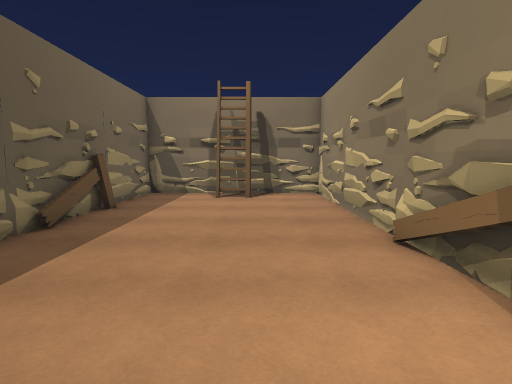
view 1 (above)

17 first-person views from a walk through a scene from a Unity 3-D project. The camera is 1.5 m above the floor, tilts 6° down and sees 80° across. The floor is counted in squares, 1 m on a side. Each view is taken from the middle of a square. On the plan, view 1 faces up. The plan holds only what a view shows up to about 15 squares ahead; the rest is blank.

view 2
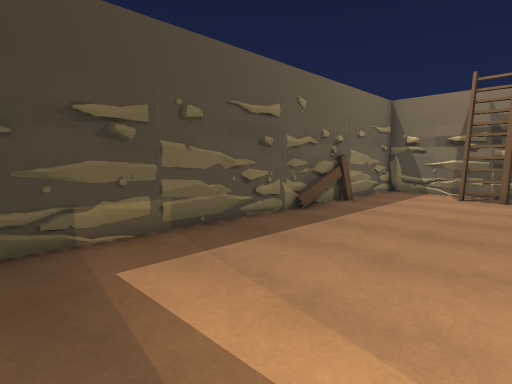

view 3
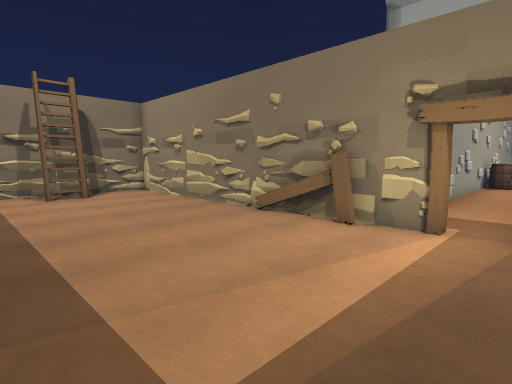

view 4
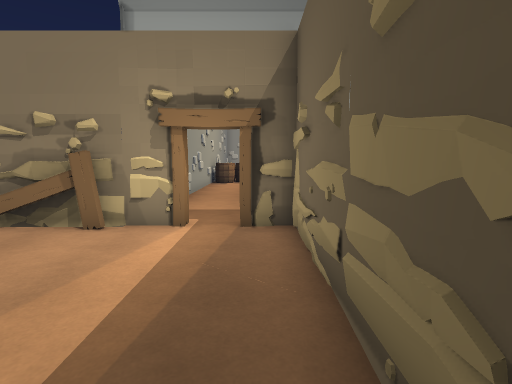

view 5
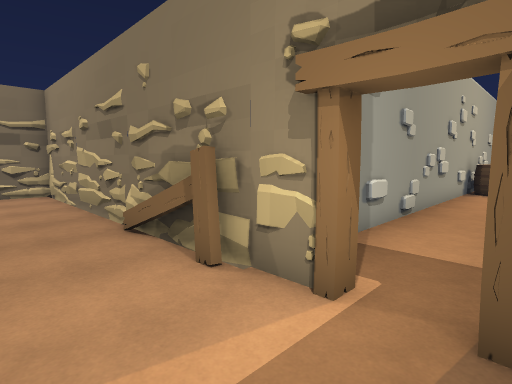

view 6
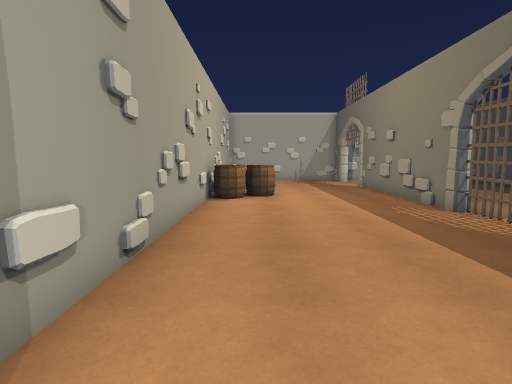

view 7
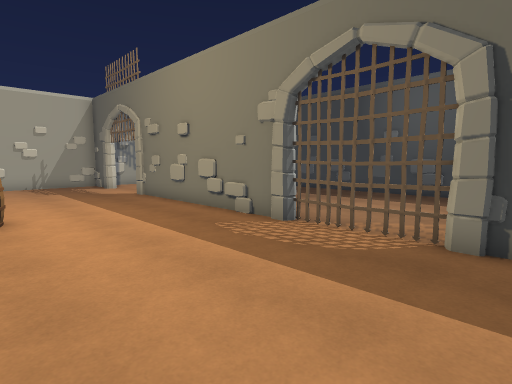

view 8
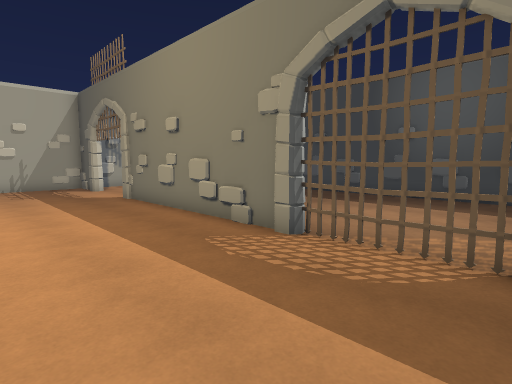

view 9
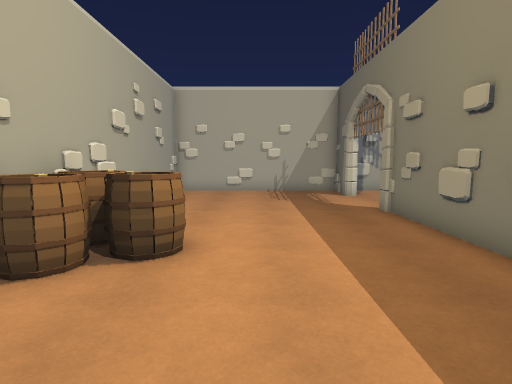

view 10
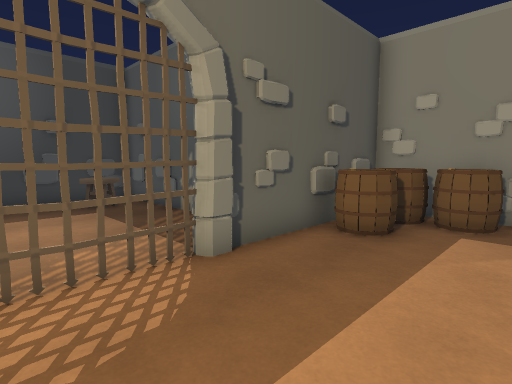

view 11
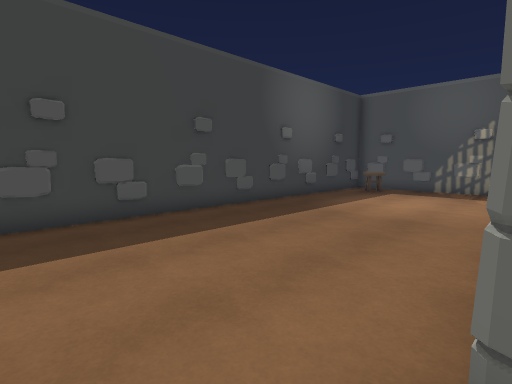

view 12
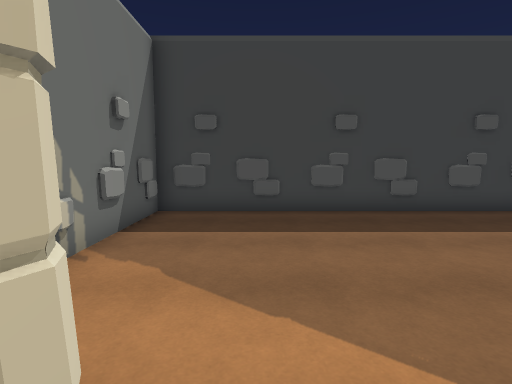

view 13
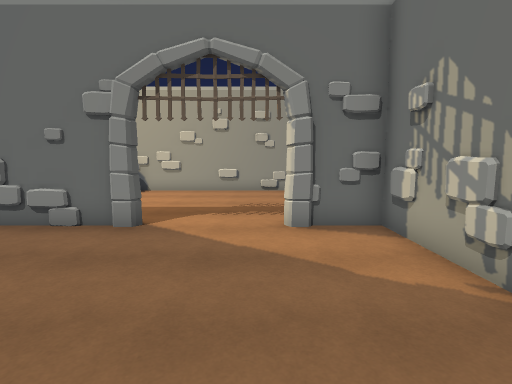

view 14
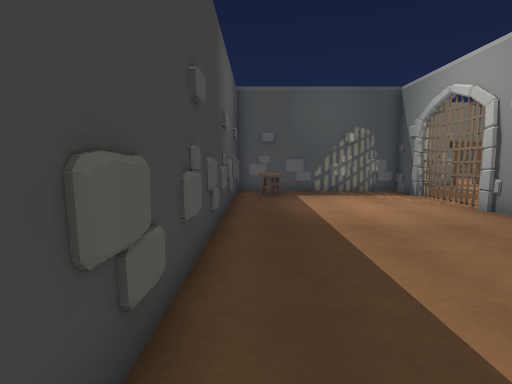

view 15
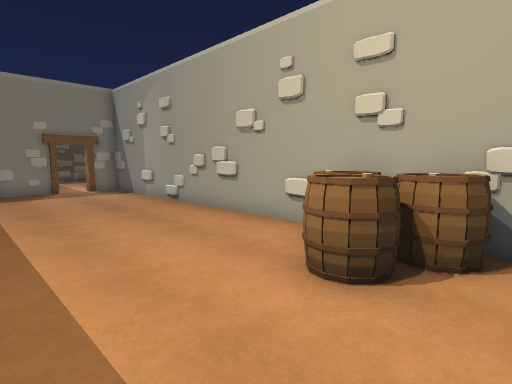

view 16
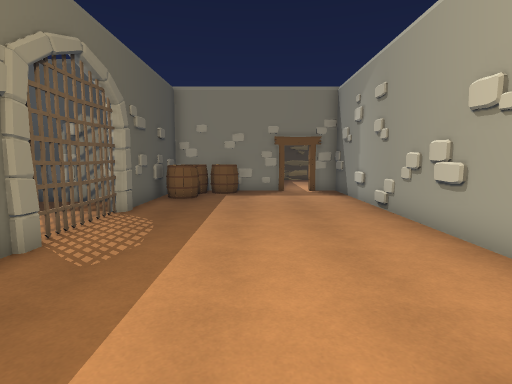

view 17
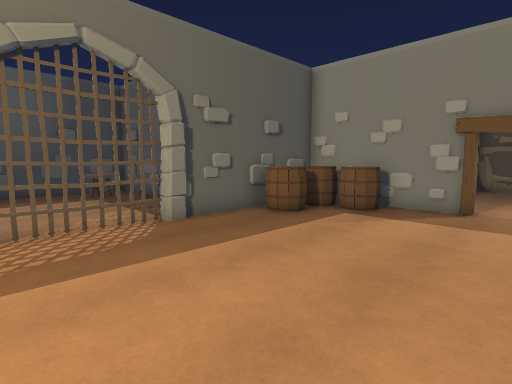

### Floor plan
Key: @ floor where view 1 was taken; # wall or solid block; . floor; R railing; B barrel; S stool.
Columns run from 5 left of view 1 to 27 right of it. Each row starts with its distance up from view 1.
 14 #########
 13 #...RR..#
 12 #...RR..#
 11 #.......#
 10 #.......#
  9 #.......#
  8 #.......#
  7 #.......#
  6 #.......#
  5 #.......#
  4 #.......#
  3 #.......#
  2 #.......#########################
  1 #.......#............BBB........#
  0 #....@...............BBB........#
 -1 #.......#.............B.........#
 -2 #########.......................#
 -3         #B......................#
 -4         #B.B....................#
 -5         #BBB....................#
 -6         ###################...###
 -7             #...................#
 -8             #...................#
 -9             #...................#
-10             #...................#
-11             #...................#
-12             #SS.................#
-13             #SS.................#
-14             #####################

Positions as (right, up) in squares from view 1, and headings:
1: (0, 0), facing up
2: (1, -1), facing up-left
3: (-4, -1), facing up-right
4: (-4, -1), facing right
5: (0, -1), facing up-right
6: (4, 0), facing right
7: (8, 0), facing down-right
8: (9, -1), facing down-right
9: (12, -2), facing right
10: (12, -2), facing down-left
11: (23, -6), facing down-left
12: (24, -5), facing down
13: (24, -13), facing up
14: (22, -13), facing left
15: (19, -4), facing up-left
16: (18, -2), facing left
17: (13, 1), facing down-left
